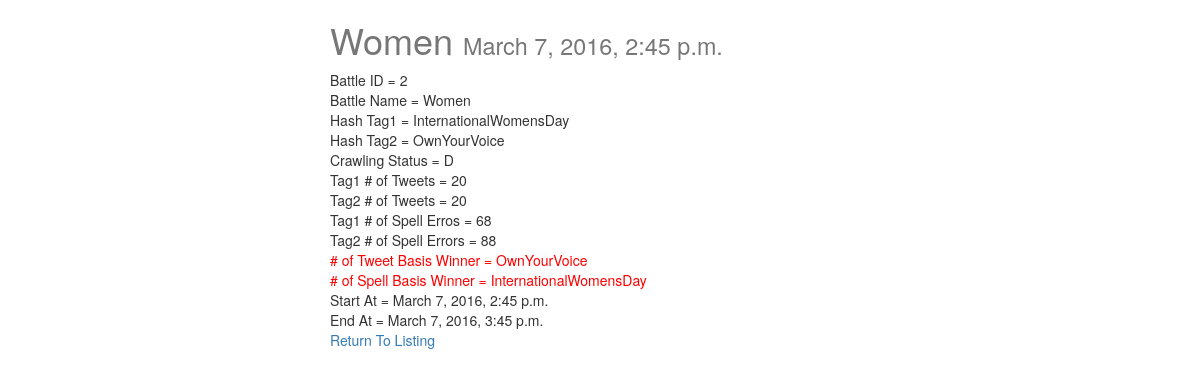
Screenshot of /battles/2/ with the database file from the repository.
### hashtagbattle/models.py (models this page shows, shortened)
class Battle(models.Model):
    default_endtime = datetime.now() + timedelta(days=DEFAULT_BATTLE_END_DAYS)
    battle_id = models.AutoField(primary_key=True)
    battle_name = models.CharField(max_length=120)
    hashtag1 = models.CharField(max_length=250)
    hashtag2 = models.CharField(max_length=250)
    battle_start = models.DateTimeField(auto_now_add=True)
    battle_end = models.DateTimeField(default=default_endtime)
    tag1_num_tweets = models.IntegerField(default=0)
    tag2_num_tweets = models.IntegerField(default=0)
    tag1_num_spell_errors = models.IntegerField(default=0)
    tag2_num_spell_errors = models.IntegerField(default=0)
    num_tweet_winner = models.CharField(max_length=250, default='')
    num_spell_winner = models.CharField(max_length=250, default='')
    timestamp = models.DateTimeField(auto_now_add=True, auto_now=False)
    updated = models.DateTimeField(auto_now_add=False, auto_now=True)
    crawl_status = models.CharField(max_length=1, choices=CRAWL_STATUSES,
                                    default='R')
    class Meta:
        ordering = ["-timestamp", "-updated"]

### hashtagbattle/views.py (the view)
# urls.py: url(r'^(?P<id>\d+)/$', battle_detail, name='detail'),
def battle_detail(request, id=None):
    battle = get_object_or_404(Battle, battle_id=id)
    context = {
        "battle": battle
    }
    return render(request, "battle_details.html", context)

### templates/battle_details.html (shortened to what this page needs)
{% extends "base.html" %}
{% block content %}
<div class="col-sm-6 col-sm-offset-3">
  <h1> {{ battle.battle_name }} <small>{{ battle.timestamp }}</small> </h1>
  Battle ID = {{ battle.battle_id }}<br />
  Battle Name = {{ battle.battle_name }}<br />
  Hash Tag1 = {{ battle.hashtag1 }}<br />
  Hash Tag2 = {{ battle.hashtag2 }}<br />
  Crawling Status = {{ battle.crawl_status }}<br />
  Tag1 # of Tweets = {{ battle.tag1_num_tweets|default:0 }}<br />
  Tag2 # of Tweets = {{ battle.tag2_num_tweets|default:0 }}<br />
  Tag1 # of Spell Erros = {{ battle.tag1_num_spell_errors|default:0 }}<br />
  Tag2 # of Spell Errors = {{ battle.tag2_num_spell_errors|default:0 }}<br />
  <span class='messages'># of Tweet Basis Winner = {{ battle.num_tweet_winner|default:"" }}<br />
  # of Spell Basis Winner = {{ battle.num_spell_winner|default:"" }}<br /></span>
  Start At = {{ battle.battle_start }}<br />
  End At = {{ battle.battle_end }}<br />
  <a href='{% url "battles:list" %}' title='Listing page'>Return To Listing</a>
</div>
{% endblock content %}

### static/css/base.css (style rules this page uses)
h1 { color:#777777 }
.messages { color:red }

### rows the page displays
Battle: battle_name "Women", timestamp "March 7, 2016, 2:45 p.m.", battle_id "2", hashtag1 "InternationalWomensDay", hashtag2 "OwnYourVoice", crawl_status "D", tag1_num_tweets "20", tag2_num_tweets "20", tag1_num_spell_errors "68", tag2_num_spell_errors "88", num_tweet_winner "OwnYourVoice", num_spell_winner "InternationalWomensDay", battle_start "March 7, 2016, 2:45 p.m.", battle_end "March 7, 2016, 3:45 p.m."
